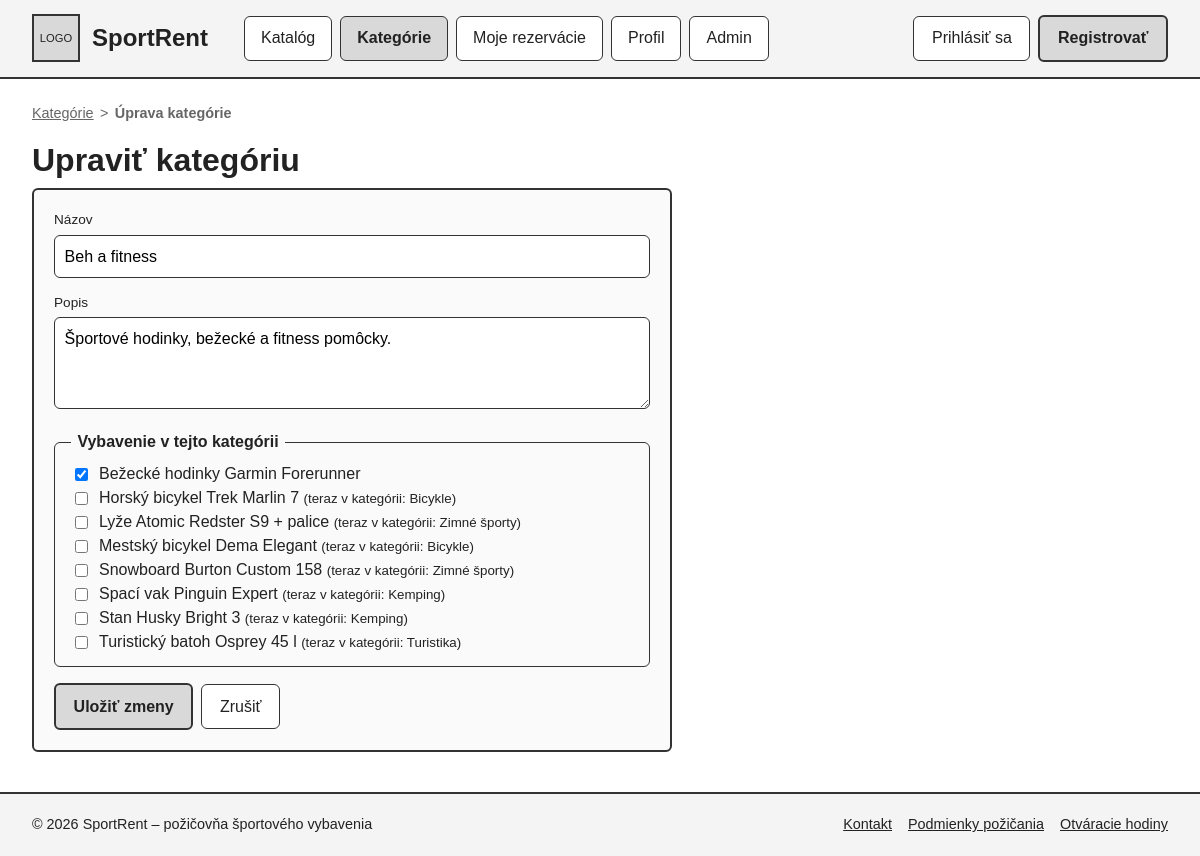
The app's page /?c=kategoria&a=edit&id=3 with its own data.
### tables this page shows
CREATE TABLE IF NOT EXISTS `kategorie` (
    `id`    INT UNSIGNED NOT NULL AUTO_INCREMENT,
    `nazov` VARCHAR(100) NOT NULL,
    `popis` VARCHAR(500) NULL,
    PRIMARY KEY (`id`)
);

CREATE TABLE IF NOT EXISTS `polozky` (
    `id`           INT UNSIGNED  NOT NULL AUTO_INCREMENT,
    `kategoria_id` INT UNSIGNED  NULL,
    `nazov`        VARCHAR(150)  NOT NULL,
    `popis`        TEXT          NULL,
    `cena_za_den`  DECIMAL(8, 2) NOT NULL,
    `pocet_kusov`  INT UNSIGNED  NOT NULL DEFAULT 1,
    `aktivna`      TINYINT(1)    NOT NULL DEFAULT 1,
    PRIMARY KEY (`id`),
    KEY `idx_polozky_kategoria` (`kategoria_id`),
    CONSTRAINT `fk_polozky_kategoria` FOREIGN KEY (`kategoria_id`)
        REFERENCES `kategorie` (`id`)
        ON DELETE SET NULL
        ON UPDATE CASCADE
);

### Framework/Http/Responses/Response.php (called while the page is built, shortened)
<?php
abstract class Response
{
    public function send(): void
    {
        $this->generate();
    }
}

### public/index.php (called while the page is built, shortened)
<?php
require __DIR__ . '/../Framework/ClassLoader.php';
try {
    $app = new App();
    $app->run();
} catch (Exception $e) {
    die('An error occurred: ' . $e->getMessage());
}

### Framework/Support/LinkGenerator.php (called while the page is built, shortened)
<?php
class LinkGenerator
{
    private Request $request;
    public function __construct(Request $request, Router $router)
    {
        $this->request = $request;
    }
    public function url(
        string|array $destination,
        array $parameters = [],
        bool $absolute = false,
        bool $appendParameters = false
    ): string {
        list($controller, $action) = explode(".", $destination);
        $args = $appendParameters ? $this->request->get() : [];
        $args = ["c" => lcfirst($controller), "a" => $action != "index" ? $action : null] + $parameters + $args;
        $basePath = $absolute ? $this->request->getBaseUrl() : "";
        return $basePath . "?" . http_build_query($args);
    }
}

### Framework/DB/Connection.php (called while the page is built, shortened)
<?php
class Connection
{
    private static ?Connection $instance = null;
    private PDO $db;
    public function __construct(PDO $db)
    {
        $this->db = $db;
    }
    public static function getInstance(): Connection
    {
        try {
            if (self::$instance == null) {
                $db = new PDO(
                    'mysql:dbname=' . Configuration::DB_NAME . ';host=' . Configuration::DB_HOST . ';charset=utf8mb4',
                    Configuration::DB_USER,
                    Configuration::DB_PASS
                );
                $db->setAttribute(PDO::ATTR_ERRMODE, PDO::ERRMODE_EXCEPTION);
                $db->setAttribute(PDO::ATTR_EMULATE_PREPARES, true);
                self::$instance = new self($db);
            }
            return self::$instance;
        } catch (PDOException $e) {
            throw new Exception('Connection failed: ' . $e->getMessage());
        }
    }
    public function prepare(string $sql): DebugStatement
    {
        try {
            return new DebugStatement($this->db->prepare($sql));
        } catch (PDOException $e) {
            throw new Exception('Prepare failed: ' . $e->getMessage());
        }
    }
}

### Framework/Core/Model.php (called while the page is built, shortened)
<?php
abstract class Model implements \JsonSerializable
{
    protected static ?string $tableName = null;
    protected static array $columnsMap = [];
    private static array $dbColumns = [];
    private static array $modelProperties = [];
    private static IDbConvention $dbConventions;
    private ?ResultSet $_resultSet = null;
    protected static function getTableName(): string
    {
        if (!empty(static::$tableName)) {
            return static::$tableName;
        }
        return self::getConventions()->getTableName(get_called_class());
    }
    protected static function getPkColumnName(): string
    {
        return self::getConventions()->getPkColumnName(get_called_class());
    }
    protected static function getColumnsMap(): array
    {
        return static::$columnsMap ?? [];
    }
    public static function getAll(
        ?string $whereClause = null,
        array   $whereParams = [],
        ?string $orderBy = null,
        ?int    $limit = null,
        ?int    $offset = null
    ): array
    {
        try {
            $sql = "SELECT " . static::getDBColumnNamesList() . " FROM `" . static::getTableName() . "`";
            if ($whereClause != null) {
                $sql .= " WHERE $whereClause";
            }
            if ($orderBy !== null) {
                $sql .= " ORDER BY $orderBy";
            }
            $stmt = Connection::getInstance()->prepare($sql);
            $stmt->execute($whereParams);
            $models = $stmt->fetchAll(PDO::FETCH_CLASS | PDO::FETCH_PROPS_LATE, static::class);
            $dataSet = new ResultSet($models);
            foreach ($models as $model) {
                $model->_resultSet = $dataSet;
            }
            return $models;
        } catch (PDOException $exception) {
            throw new Exception('Query failed: ' . $exception->getMessage(), 0, $exception);
        }
    }
    public static function getOne(mixed $id): ?static
    {
        try {
            $sql = "SELECT " . static::getDBColumnNamesList() . " FROM `" . static::getTableName() . "` WHERE `" .
                static::getPkColumnName() . "`=?";
            $stmt = Connection::getInstance()->prepare($sql);
            $stmt->setFetchMode(PDO::FETCH_CLASS | PDO::FETCH_PROPS_LATE, static::class);
            $stmt->execute([$id]);
            $model = $stmt->fetch() ?: null;
            if ($model !== null) {
                $model->_dbId = $model->getIdValue();
                $model->_resultSet = new ResultSet([$model]);
            }
            return $model;
        } catch (PDOException $exception) {
            throw new Exception('Query failed: ' . $exception->getMessage(), 0, $exception);
        }
    }
    public function getOneRelated(string $modelClass, ?string $refColumn = null): mixed
    {
        $refColumn ??= static::getConventions()->getFkColumn($modelClass);
        $ownerProp = self::toPropertyName($refColumn);
        $ownerVal = isset($this->{$ownerProp}) ? $this->{$ownerProp} : null;
        return $this->_resultSet->getOneRelated(
            $modelClass,
            self::toPropertyName($refColumn),
            fn($e) => (isset($e->{self::toPropertyName($refColumn)}) ? $e->{self::toPropertyName($refColumn)} : null),
            fn($e) => $e->getIdValue(),
            $modelClass::getPkColumnName(),
            $ownerVal,
        );
    }
    private static function getDbColumns(): array
    {
        if (isset(self::$dbColumns[static::class])) {
            return self::$dbColumns[static::class];
        }
        try {
            $sql = "DESCRIBE " . static::getTableName();
            $stmt = Connection::getInstance()->prepare($sql);
            $stmt->execute([]);
            self::$dbColumns[static::class] = array_column($stmt->fetchAll(), 'Field');
            return self::$dbColumns[static::class];
        } catch (PDOException $exception) {
            throw new Exception('Query failed: ' . $exception->getMessage(), 0, $exception);
        }
    }
    private function getIdValue(): mixed
    {
        $pk = static::getPkColumnName();
        $prop = static::toPropertyName($pk);
        return isset($this->{$prop}) ? $this->{$prop} : null;
    }
    private static function getModelProperties(): array
    {
        if (isset(self::$modelProperties[static::class])) {
            return self::$modelProperties[static::class];
        }
        $reflection = new \ReflectionClass(static::class);
        $properties = [];
        foreach ($reflection->getProperties() as $property) {
            $propertyName = $property->getName();
            if ($property->isStatic()) {
                continue;
            }
            $properties[$propertyName] = true;
        }
        self::$modelProperties[static::class] = $properties;
        return $properties;
    }
    private static function getDBColumnNamesList(): string
    {
        $dbColumns = [];
        foreach (static::getDbColumns() as $columnName) {
            $propertyName = static::toPropertyName($columnName);
            if ($propertyName != $columnName) {
                $dbColumns[] = "`$columnName` AS {$propertyName}";
            } else {
                $dbColumns[] = $columnName;
            }
        }
        return implode(', ', $dbColumns);
    }
    private static function toPropertyName(string $columnName): string
    {
        $customMapping = static::getColumnsMap();
        if (isset($customMapping[$columnName])) {
            return $customMapping[$columnName];
        } else {
            return static::getConventions()->toPropertyName($columnName);
        }
    }
    private static function getConventions(): IDbConvention
    {
        if (!isset(static::$dbConventions)) {
            static::$dbConventions = new (Configuration::DB_CONVENTIONS_CLASS)();
        }
        return static::$dbConventions;
    }
}

### Framework/ClassLoader.php (called while the page is built, shortened)
<?php
class ClassLoader
{
    public static function Boot(): void
    {
        spl_autoload_register(function ($class_name) {
            $file = self::getClassFile($class_name);
        });
    }
    public static function getClassFile(string $className): string
    {
        $baseDir = realpath(dirname(__DIR__));
        $relativePath = str_replace('\\', DIRECTORY_SEPARATOR, ltrim($className, '\\')) . '.php';
        return $baseDir . DIRECTORY_SEPARATOR . $relativePath;
    }
}
require __DIR__ . DIRECTORY_SEPARATOR . 'Support' . DIRECTORY_SEPARATOR . 'functions.php';

### Framework/DB/DebugStatement.php (called while the page is built, shortened)
<?php
class DebugStatement
{
    private PDOStatementAlias $stmt;
    public function __construct($stmt)
    {
        $this->stmt = $stmt;
    }
    public function execute(?array $params = null): bool
    {
        $result = $this->stmt->execute($params);
        $this->stmt->debugDumpParams();
        return $result;
    }
    public function __call(string $name, array $arguments): mixed
    {
        return $this->stmt->{$name}(...$arguments);
    }
}

### App/Controllers/KategoriaController.php (called while the page is built, shortened)
<?php
class KategoriaController extends BaseController
{
    public function edit(Request $request): Response
    {
        $kategoria = $this->nacitajKategoriu($request->get('id'));
        $vybrane = array_map(fn(Polozka $p) => (int)$p->id, $kategoria->polozky());
        return $this->formular($kategoria, $vybrane, []);
    }
    private function formular(Kategoria $kategoria, array $vybrane, array $errors): Response
    {
        return $this->html([
            'kategoria' => $kategoria,
            'polozky' => Polozka::getAll(orderBy: '`nazov` ASC'),
            'vybrane' => $vybrane,
            'errors' => $errors,
        ], 'form');
    }
    private function nacitajKategoriu(mixed $id): Kategoria
    {
        $kategoria = Kategoria::getOne((int)$id);
        return $kategoria;
    }
}

### Framework/DB/DefaultConventions.php (called while the page is built, shortened)
<?php
class DefaultConventions implements IDbConvention
{
    public function getPkColumnName(string $className): string
    {
        return 'id';
    }
    public function toPropertyName(string $columnName): string
    {
        return $columnName;
    }
}

### Framework/Support/functions.php (called while the page is built)
<?php
if (!function_exists('e')) {
    function e(mixed $value): string
    {
        return htmlspecialchars((string)$value, ENT_QUOTES | ENT_SUBSTITUTE | ENT_HTML5, 'UTF-8');
    }
}

### Framework/DB/ResultSet.php (called while the page is built, shortened)
<?php
class ResultSet
{
    private array $entities;
    private array $relatedEntities = [];
    public function __construct(array $entities)
    {
        $this->entities = $entities;
    }
    public function getOneRelated(
        string   $modelClass,
        string   $fk,
        callable $fkPropertyAccessor,
        callable $idPropertyAccessor,
        string   $pk,
        mixed    $id
    ): mixed
    {
        $relationKey = $modelClass . '<|' . $fk;
        if (!isset($this->relatedEntities[$relationKey])) {
            $this->relatedEntities[$relationKey] = [];
            $ids = array_values(array_unique(array_map($fkPropertyAccessor, $this->entities)));
            if (count($ids) > 0) {
                $data = $modelClass::getAll("`$pk` IN ({$this->generatePlaceholders(count($ids))})", $ids);
                foreach ($data as $row) {
                    $this->relatedEntities[$relationKey][$idPropertyAccessor($row)] = $row;
                }
            }
        }
        return $this->relatedEntities[$relationKey][$id] ?? null;
    }
    public function getAllRelated(
        string   $modelClass,
        string   $fk,
        ?string  $where,
        array    $whereParams,
        callable $idPropertyAccessor,
        callable $referencedPropertyAccessor,
        mixed    $id
    ): array
    {
        $relationKey = $modelClass . '|>' . $fk;
        if (!isset($this->relatedEntities[$relationKey])) {
            $this->relatedEntities[$relationKey] = [];
            $ids = array_values(array_unique(array_map($idPropertyAccessor, $this->entities)));
            if (count($ids) > 0) {
                $data = $modelClass::getAll(
                    "`$fk` IN ({$this->generatePlaceholders(count($ids))}) " . ($where != null ? " AND ($where)" : ""),
                    array_merge($ids, $whereParams)
                );
                foreach ($data as $row) {
                    if (!isset($this->relatedEntities[$relationKey][$referencedPropertyAccessor($row)])) {
                        $this->relatedEntities[$relationKey][$referencedPropertyAccessor($row)] = [];
                    }
                    $this->relatedEntities[$relationKey][$referencedPropertyAccessor($row)][] = $row;
                }
            }
        }
        return $this->relatedEntities[$relationKey][$id] ?? [];
    }
    private function generatePlaceholders($count): string
    {
        return implode(", ", array_fill(0, $count, "?"));
    }
}

### App/Models/Polozka.php (called while the page is built, shortened)
<?php
class Polozka extends Model
{
    public function kategoria(): ?Kategoria
    {
        return $this->getOneRelated(Kategoria::class, 'kategoria_id');
    }
}

### App/Views/Kategoria/form.view.php (the view, shortened to what this page needs)
<?php
$jeNova = ($kategoria->id === null || $kategoria->id === '');
?>
<nav class="breadcrumb" aria-label="Omrvinková navigácia">
    <ol>
        <li><a href="<?= $link->url('kategoria.index') ?>">Kategórie</a></li>
        <li aria-current="page"><strong><?= $jeNova ? 'Nová kategória' : 'Úprava kategórie' ?></strong></li>
    </ol>
</nav>
<section class="form-page" aria-labelledby="formular-nadpis">
    <h1 id="formular-nadpis"><?= $jeNova ? 'Pridať kategóriu' : 'Upraviť kategóriu' ?></h1>
    <form class="card" method="post" action="<?= $link->url('kategoria.save') ?>">
        <div class="form-field">
            <label for="nazov">Názov</label>
            <input type="text" id="nazov" name="nazov" maxlength="100" required value="<?= e($kategoria->nazov) ?>">
        </div>
        <div class="form-field">
            <label for="popis">Popis</label>
            <textarea id="popis" name="popis" rows="3" maxlength="500"><?= e($kategoria->popis) ?></textarea>
        </div>
        <fieldset class="check-list">
            <legend>Vybavenie v tejto kategórii</legend>
            <?php foreach ($polozky as $polozka) { ?>
                <div class="form-check">
                    <input type="checkbox" id="polozka-<?= (int)$polozka->id ?>" name="polozky[]"
                           value="<?= (int)$polozka->id ?>"<?= in_array((int)$polozka->id, $vybrane, true) ? ' checked' : '' ?>>
                    <label for="polozka-<?= (int)$polozka->id ?>">
                        <?= e($polozka->nazov) ?>
                        <?php $ina = $polozka->kategoria(); ?>
                        <?php if ($ina !== null && (string)$ina->id !== (string)$kategoria->id) { ?>
                            <small>(teraz v kategórii: <?= e($ina->nazov) ?>)</small>
                        <?php } ?>
                    </label>
                </div>
            <?php } ?>
        </fieldset>
        <div class="actions">
            <button type="submit" class="btn btn-primary"><?= $jeNova ? 'Pridať' : 'Uložiť zmeny' ?></button>
            <a class="btn" href="<?= $link->url('kategoria.index') ?>">Zrušiť</a>
        </div>
    </form>
</section>

### records on screen
kategorie: nazov "Beh a fitness", popis "Športové hodinky, bežecké a fitness pomôcky."
polozky: id "☑", nazov "Bežecké hodinky Garmin Forerunner"
polozky: nazov "Horský bicykel Trek Marlin 7", kategoria.nazov "Bicykle"
polozky: nazov "Lyže Atomic Redster S9 + palice", kategoria.nazov "Zimné športy"
polozky: nazov "Mestský bicykel Dema Elegant", kategoria.nazov "Bicykle"
polozky: nazov "Snowboard Burton Custom 158", kategoria.nazov "Zimné športy"
polozky: nazov "Spací vak Pinguin Expert", kategoria.nazov "Kemping"
polozky: nazov "Stan Husky Bright 3", kategoria.nazov "Kemping"
polozky: nazov "Turistický batoh Osprey 45 l", kategoria.nazov "Turistika"

### other values on screen
App\Configuration::APP_NAME "SportRent"
